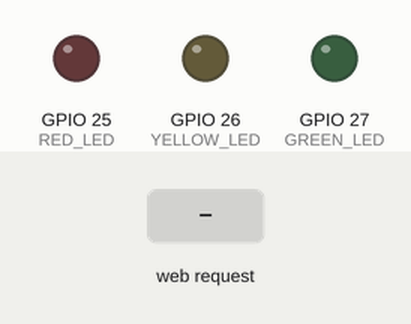
Simulated run of this sketch. Board: ESP32. On the bench: output pins drawn as LEDs (lit = HIGH). The test bench sets the inputs (shaded band). WiFi joins after 1.5 s; servers stay silent unless stated; what the sketch prints to the serial monitor is not drawn.

Above: at 2.7 s.
2.8 s: HTTP request GET /red/on received
At 3.3 s:
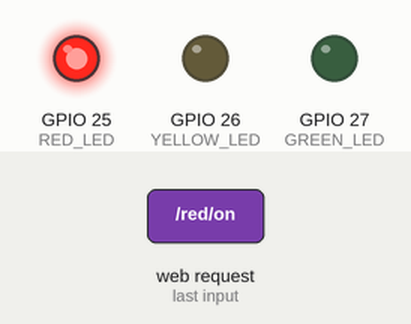
4.3 s: HTTP request GET /yellow/on received
At 5.5 s:
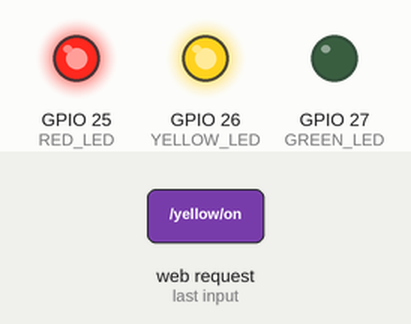
5.8 s: HTTP request GET /red/off received
At 6.8 s:
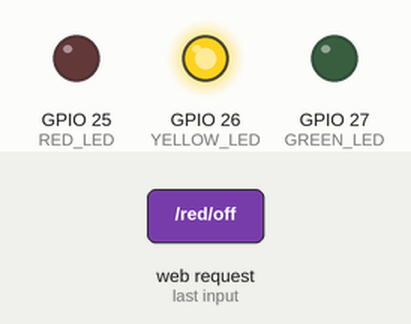
7.3 s: HTTP request GET /green/on received
At 7.9 s:
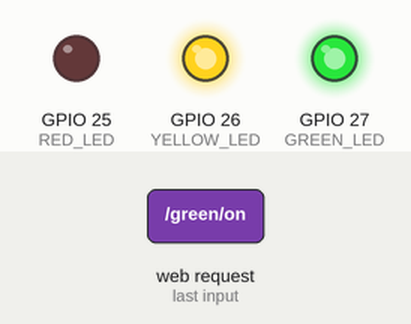
8.8 s: HTTP request GET /yellow/off received
At 9.1 s:
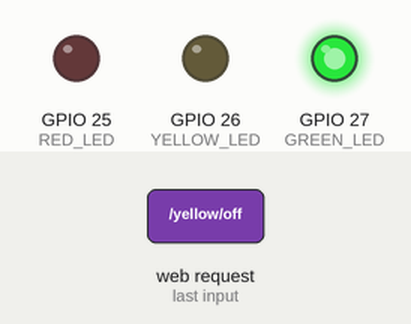
10.3 s: HTTP request GET /green/off received
At 11.4 s:
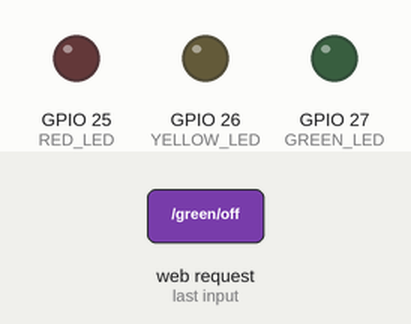
Timing chart, 0 to 12.8 s (numbered marks = the images above; inputs shaded):
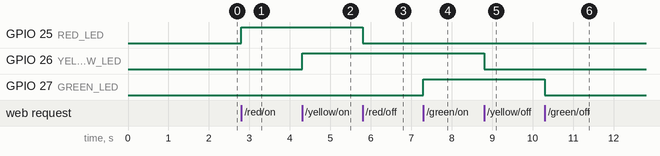

The sketch:

Traffic_light_web_page.ino
```cpp
#include <WiFi.h>
#include <WebServer.h>

const char* ssid = "YOUR_WIFI_NAME";
const char* password = "YOUR_WIFI_PASSWORD";

WebServer server(80);

#define RED_LED     25
#define YELLOW_LED  26
#define GREEN_LED   27

void handleRoot() {
  String page = R"rawliteral(
<!DOCTYPE html>
<html>
<head>
  <title>ESP32 LED Control</title>
</head>
<body>
  <h1>ESP32 3 LED Control</h1>

  <p><a href="/red/on"><button>Red ON</button></a>
     <a href="/red/off"><button>Red OFF</button></a></p>

  <p><a href="/yellow/on"><button>Yellow ON</button></a>
     <a href="/yellow/off"><button>Yellow OFF</button></a></p>

  <p><a href="/green/on"><button>Green ON</button></a>
     <a href="/green/off"><button>Green OFF</button></a></p>

</body>
</html>
)rawliteral";

  server.send(200, "text/html", page);
}

void setup() {
  Serial.begin(115200);

  pinMode(RED_LED, OUTPUT);
  pinMode(YELLOW_LED, OUTPUT);
  pinMode(GREEN_LED, OUTPUT);

  digitalWrite(RED_LED, LOW);
  digitalWrite(YELLOW_LED, LOW);
  digitalWrite(GREEN_LED, LOW);

  WiFi.begin(ssid, password);

  Serial.print("Connecting to WiFi");

  while (WiFi.status() != WL_CONNECTED) {
    delay(500);
    Serial.print(".");
  }

  Serial.println();
  Serial.println("WiFi connected!");
  Serial.print("ESP32 IP address: ");
  Serial.println(WiFi.localIP());

  server.on("/", handleRoot);

  server.on("/red/on", []() {
    digitalWrite(RED_LED, HIGH);
    server.sendHeader("Location", "/");
    server.send(303);
  });

  server.on("/red/off", []() {
    digitalWrite(RED_LED, LOW);
    server.sendHeader("Location", "/");
    server.send(303);
  });

  server.on("/yellow/on", []() {
    digitalWrite(YELLOW_LED, HIGH);
    server.sendHeader("Location", "/");
    server.send(303);
  });

  server.on("/yellow/off", []() {
    digitalWrite(YELLOW_LED, LOW);
    server.sendHeader("Location", "/");
    server.send(303);
  });

  server.on("/green/on", []() {
    digitalWrite(GREEN_LED, HIGH);
    server.sendHeader("Location", "/");
    server.send(303);
  });

  server.on("/green/off", []() {
    digitalWrite(GREEN_LED, LOW);
    server.sendHeader("Location", "/");
    server.send(303);
  });

  server.begin();
  Serial.println("Web server started!");
}

void loop() {
  server.handleClient();
}
```

Measured:
- after the input at 2.8 s, GPIO 25 (RED_LED): LOW → HIGH at once
- after the input at 4.3 s, GPIO 26 (YELLOW_LED): LOW → HIGH at once
- after the input at 5.8 s, GPIO 25 (RED_LED): HIGH → LOW at once
- after the input at 7.3 s, GPIO 27 (GREEN_LED): LOW → HIGH at once
- after the input at 8.8 s, GPIO 26 (YELLOW_LED): HIGH → LOW at once
- after the input at 10.3 s, GPIO 27 (GREEN_LED): HIGH → LOW at once
